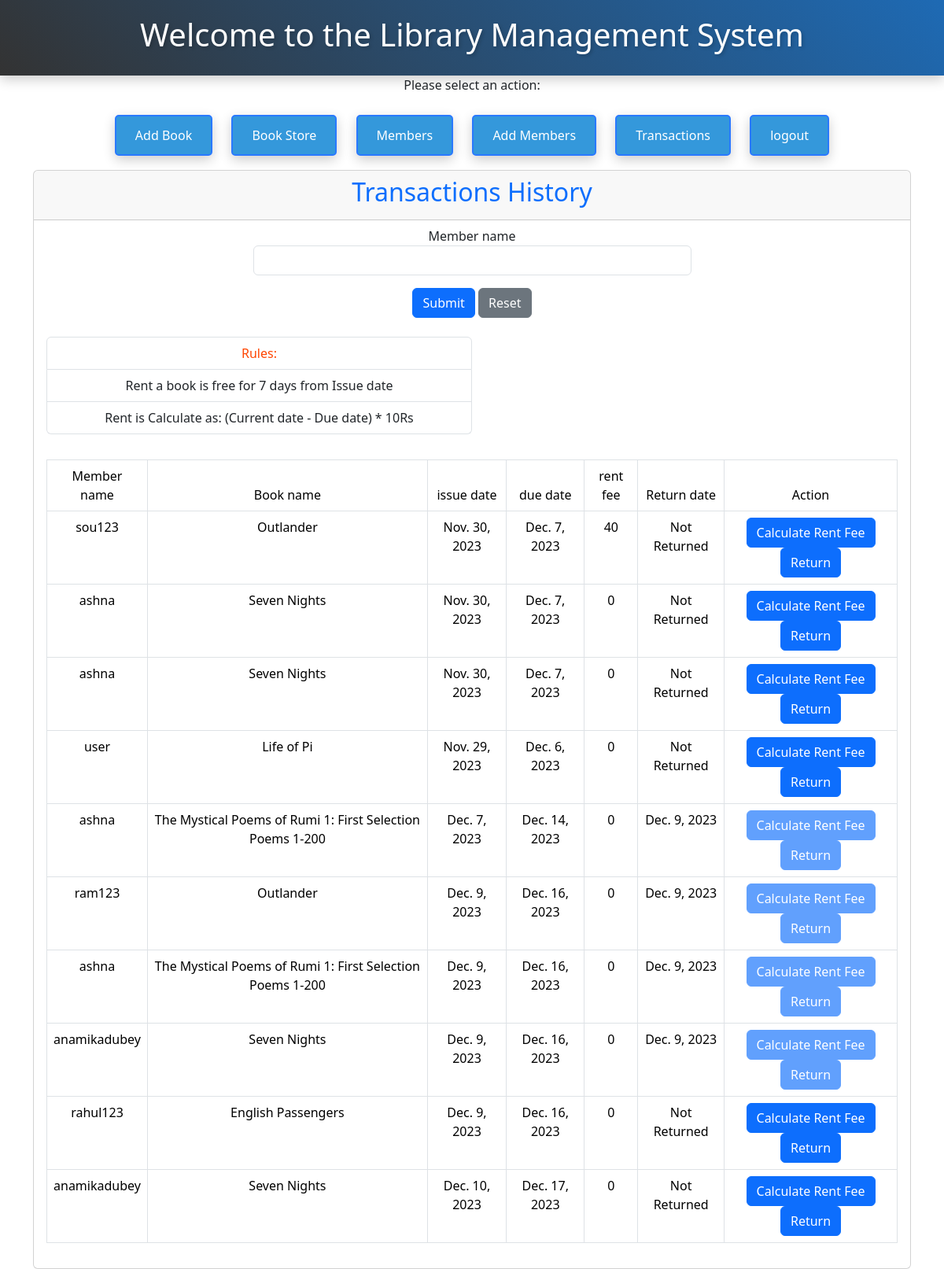
Page /transection_history/ on the committed database.
### library/models.py (models this page shows, shortened)
class Transactions(models.Model):                                  # This line defines a Django model named Transactions. It inherits from the models.Model class, indicating that it is a Django model.
    user = models.ForeignKey(User , on_delete=models.DO_NOTHING )  # This line defines a foreign key field named user
    book = models.ForeignKey(Book , on_delete=models.DO_NOTHING)   # This line defines a foreign key field named book
    issue_date = models.DateField(auto_now_add=True)               # This line defines a date field named issue_date.
    due_date = models.DateField(null= True, blank=True)            # This line defines another date field named due_date.
    return_date = models.DateField( null=True, blank=True)         # This line defines a date field named return_date.
    rent_fee = models.IntegerField(default=0)                      # This line defines an integer field named rent_fee

class Book(models.Model):    # Defines a Django model named Book with various fields representing book attributes (title, authors, etc.).
    IS_RENT = [(0,'NO'),(1,'YES')]
    title = models.CharField(max_length=255)
    authors = models.CharField(max_length=255)
    average_rating = models.DecimalField(max_digits=3, decimal_places=2)
    isbn = models.CharField(max_length=13)
    isbn13 = models.CharField(max_length=13)
    language_code = models.CharField(max_length=3)
    num_pages = models.IntegerField(null=True, blank=True)
    ratings_count = models.IntegerField()
    text_reviews_count = models.IntegerField()
    publication_date = models.DateField()
    publisher_name = models.CharField(max_length=254)
    is_rent = models.IntegerField(choices=IS_RENT , default=0)

### library/views.py (the view)
# urls.py: path('transection_history/', transactions_history, name='transactions_history'),           # URL for the transactions_history view
def transactions_history(request):
    name = request.POST.get('name')
    if name:
        data = Transactions.objects.filter( Q(user__first_name = name) | Q(user__last_name = name) )
    else:
        data = Transactions.objects.all()
    return render(request ,'transection_list.html' , locals() )

### templates/transection_list.html (shortened to what this page needs)
{% extends "base.html" %}
{% block content %}
<div class="container mt-2">
  <div class="card-body">
  <div class="card">
      <div class="card-header">
        <h2 class="text-primary"> Transactions History</h2>
      </div>
      <div class="row">
        <form action="/transection_history/" method="POST">
          <div class="col-md-12 text-center" style="display: flex; flex-direction: column; justify-content: center; align-items: center;">
            <div class="col-6 mb-3 mt-2">
              <label for="user_name" >Member name</label>
              <input class="form-control " name="name" id="book_name" type="text">
            </div>
          </div>
          <div class="mb-2">
            <button class="btn btn-primary"  type="submit"> Submit</button>
              <a href="/transection_history/">
                <button class="btn btn-secondary"   type="button"> Reset</button>
              </a>
            </div>
        </form>
      </div>
      <div class=" body" >
        <div class="card-body">
          <div class="col-md-6">
              <ul class=" list-group">
                <li class="list-group-item" style="color: orangered;">Rules:</li>
                <li class="list-group-item">Rent a book is free for 7 days from Issue date </li>
                <li class="list-group-item">Rent is Calculate as: (Current date - Due date) * 10Rs </li>
              </ul>
          </div>
        </div>
        <div class="card-body">
          <div class="row ">
            <div>
              <table class="table table-bordered">
                <thead >
                  <tr>
                    <td>Member name </td>
                    <td>Book name </td>
                    <td>issue date</td>
                    <td>due date</td>
                    <td>rent fee</td>
                    <td>Return date</td>
                    <td>Action</td>
                  </tr>
                </thead>
                <tbody>
                  {% for i in data %}
                  <tr>
                    <td>{{i.user}}</td>
                    <td>{{i.book.title}}</td>
                    <td>{{i.issue_date}}</td>
                    <td>{{i.due_date}}</td>
                    <td>{{i.rent_fee}}</td>
                    <td>{%if i.return_date %} {{i.return_date}} {% else %} Not Returned  {% endif %}</td>
                    <td>
                      <a href="/calculate_dues/{{i.id}}"  {%if i.return_date %} disabled {% endif %} style="text-decoration: none;">
                        <button type="button" class="btn btn-primary" {%if i.return_date %} disabled {% endif %} >
                          Calculate Rent Fee
                        </button>
                      </a>
                      <a  onclick="return_book({{i.id}})" {%if i.return_date %} disabled {% endif %} style="text-decoration: none;">
                        <button type="button" class="btn btn-primary" {%if i.return_date %} disabled {% endif %} >
                          Return
                        </button>
                      </a>
                    </td>
                  </tr>
                  {% endfor %}
                </tbody>
              </table>
            </div>
            </div>
        </div>
      </div>
    </div>
  </div>
</div>
{% endblock %}

### static/css/style.css (style rules this page uses)
body { font-family: 'Arial', sans-serif; background-color: #f2f2f2; margin: 0; padding: 0; }
.container { width: 80%; margin: 0 auto; text-align: center; }
h2 { font-size: 24px; margin-bottom: 20px; }

### rows in the picture
Transactions: user "sou123", book "Outlander", issue_date "Nov. 30, 2023", due_date "Dec. 7, 2023", rent_fee "40", shows "Not Returned"
Transactions: user "ashna", book "Seven Nights", issue_date "Nov. 30, 2023", due_date "Dec. 7, 2023", rent_fee "0", shows "Not Returned"
Transactions: user "ashna", book "Seven Nights", issue_date "Nov. 30, 2023", due_date "Dec. 7, 2023", rent_fee "0", shows "Not Returned"
Transactions: user "user", book "Life of Pi", issue_date "Nov. 29, 2023", due_date "Dec. 6, 2023", rent_fee "0", shows "Not Returned"
Transactions: user "ashna", book "The Mystical Poems of Rumi 1: First Selection Poems 1-200", issue_date "Dec. 7, 2023", due_date "Dec. 14, 2023", rent_fee "0", return_date "Dec. 9, 2023"
Transactions: user "ram123", book "Outlander", issue_date "Dec. 9, 2023", due_date "Dec. 16, 2023", rent_fee "0", return_date "Dec. 9, 2023"
Transactions: user "ashna", book "The Mystical Poems of Rumi 1: First Selection Poems 1-200", issue_date "Dec. 9, 2023", due_date "Dec. 16, 2023", rent_fee "0", return_date "Dec. 9, 2023"
Transactions: user "anamikadubey", book "Seven Nights", issue_date "Dec. 9, 2023", due_date "Dec. 16, 2023", rent_fee "0", return_date "Dec. 9, 2023"
Transactions: user "rahul123", book "English Passengers", issue_date "Dec. 9, 2023", due_date "Dec. 16, 2023", rent_fee "0", shows "Not Returned"
Transactions: user "anamikadubey", book "Seven Nights", issue_date "Dec. 10, 2023", due_date "Dec. 17, 2023", rent_fee "0", shows "Not Returned"
